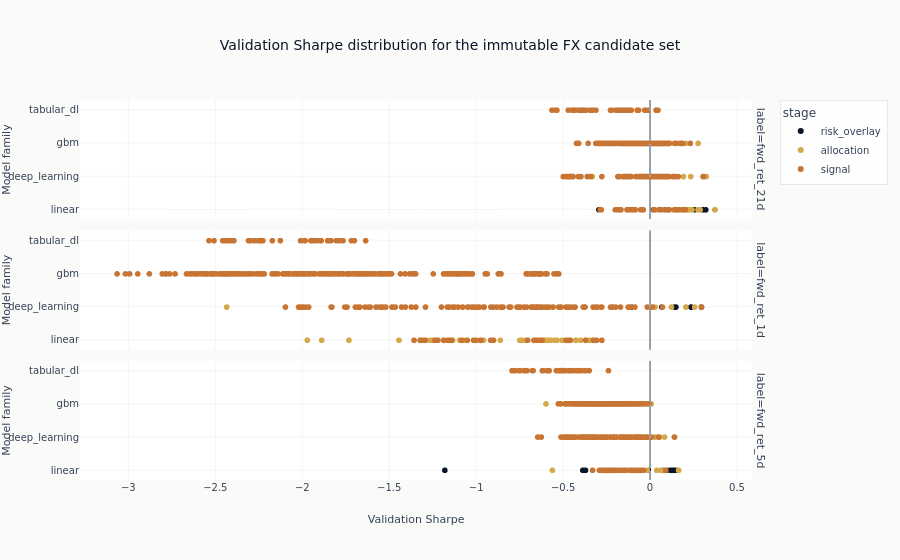

The notebook cell this image was saved under:
### Code cell
candidate_figure = px.scatter(
    candidate_evidence,
    x="sharpe",
    y="family",
    color="stage",
    facet_row="label",
    hover_data=["config_name", "backtest_hash"],
    title="Validation Sharpe distribution for the immutable FX candidate set",
    labels={"sharpe": "Validation Sharpe", "family": "Model family"},
)
candidate_figure.add_vline(x=0, line_dash="dot", line_color=COLORS["recede"])
candidate_figure.show()

### Figure 1 — Plotly figure (JSON) as saved in the notebook; plotly's stock layout.template omitted (floating-point values rounded to 4 significant figures; data arrays with more than 128 entries replaced by an {"elided": "..."} marker saying what was removed)
{"data": [{"customdata": [["lasso_f0.85", "29fde1a598c9"], ["lasso_f0.85", "38b853dd595f"], ["lasso_f0.85", "e24a6f09606b"], ["lasso_f0.85", "5386d02075f3"], ["lasso_f0.85", "fc0a78d6d9a7"], ["lasso_f0.85", "23d465fd57f0"], ["lasso_f0.85", "fdb53d171fd2"], ["lasso_f0.85", "9aa83cb1bb8e"], ["lasso_f0.85", "09c457f25031"], ["lasso_f0.85", "d7146e73203c"], ["lasso_f0.85", "b6ec1ffbc717"], ["lasso_f0.85", "28502c33d989"], ["lasso_f0.85", "6ec0df449483"], ["lasso_f0.85", "412dee6261e7"]], "hovertemplate": "stage=risk_overlay<br>label=fwd_ret_21d<br>Validation Sharpe=%{x}<br>Model family=%{y}<br>config_name=%{customdata[0]}<br>backtest_hash=%{customdata[1]}<extra></extra>", "legendgroup": "risk_overlay", "marker": {"color": "#0a1628", "symbol": "circle"}, "mode": "markers", "name": "risk_overlay", "showlegend": true, "type": "scattergl", "x": [0.3745, 0.3219, 0.3049, 0.2797, 0.2558, 0.2277, 0.2246, 0.1544, 0.1426, 0.1051, 0.09809, 0.08091, 0.02141, -0.2929], "xaxis": "x3", "y": ["linear", "linear", "linear", "linear", "linear", "linear", "linear", "linear", "linear", "linear", "linear", "linear", "linear", "linear"], "yaxis": "y3"}, {"customdata": [["tcn", "7bc34036999f"], ["tcn", "19e7780024b8"], ["tcn", "24084993be90"], ["tcn", "78d4f91db149"], ["tcn", "aac95601018c"], ["tcn", "fc8a7a44d0a8"], ["tcn", "023fe65a029a"], ["tcn", "10657868f90f"], ["tcn", "d77244baec7d"], ["tcn", "41503187ae99"], ["tcn", "548160a29aaa"], ["tcn", "0215e36385ea"], ["tcn", "004715c438b6"], ["tcn", "81588c9e25e7"]], "hovertemplate": "stage=risk_overlay<br>label=fwd_ret_1d<br>Validation Sharpe=%{x}<br>Model family=%{y}<br>config_name=%{customdata[0]}<br>backtest_hash=%{customdata[1]}<extra></extra>", "legendgroup": "risk_overlay", "marker": {"color": "#0a1628", "symbol": "circle"}, "mode": "markers", "name": "risk_overlay", "showlegend": false, "type": "scattergl", "x": [0.2971, 0.2965, 0.2965, 0.2965, 0.2965, 0.2965, 0.2381, 0.2368, 0.15, 0.1427, 0.06873, -0.1063, -0.2151, -0.7563], "xaxis": "x2", "y": ["deep_learning", "deep_learning", "deep_learning", "deep_learning", "deep_learning", "deep_learning", "deep_learning", "deep_learning", "deep_learning", "deep_learning", "deep_learning", "deep_learning", "deep_learning", "deep_learning"], "yaxis": "y2"}, {"customdata": [["enet_f0.85", "f61ff410d932"], ["enet_f0.85", "386be18a5e55"], ["enet_f0.85", "8b2d50d27dec"], ["enet_f0.85", "364e4a0a7d14"], ["enet_f0.85", "0cb27206451a"], ["enet_f0.85", "cd5374a0efee"], ["enet_f0.85", "c5dcaa4cac80"], ["enet_f0.85", "f490b5ae79b1"], ["enet_f0.85", "9d5871b5c76b"], ["enet_f0.85", "bc89f3ff7f9d"], ["enet_f0.85", "08e4f775c582"], ["enet_f0.85", "97df415ada83"], ["enet_f0.85", "85022b1df889"], ["enet_f0.85", "c8b566ad2d51"]], "hovertemplate": "stage=risk_overlay<br>label=fwd_ret_5d<br>Validation Sharpe=%{x}<br>Model family=%{y}<br>config_name=%{customdata[0]}<br>backtest_hash=%{customdata[1]}<extra></extra>", "legendgroup": "risk_overlay", "marker": {"color": "#0a1628", "symbol": "circle"}, "mode": "markers", "name": "risk_overlay", "showlegend": false, "type": "scattergl", "x": [0.1473, 0.1363, 0.1355, 0.1274, 0.1183, 0.09756, 0.08102, 0.07452, -0.00895, -0.1764, -0.2012, -0.37, -0.3855, -1.179], "xaxis": "x", "y": ["linear", "linear", "linear", "linear", "linear", "linear", "linear", "linear", "linear", "linear", "linear", "linear", "linear", "linear"], "yaxis": "y"}, {"customdata": [["lasso_f0.85", "5307a1371d06"], ["tcn", "a8961531650a"], ["tcn", "808668af5306"], ["tcn", "4016363d889b"], ["ridge_a100000.0", "749e8ed4f889"], ["leaves_31_mse", "c998c0ee01e4"], ["lasso_f0.85", "abf14f429e76"], ["enet_f0.85", "da85e96648c6"], ["lasso_f0.35", "71a669219d97"], ["enet_f0.35", "2e79980d11c0"], ["tcn", "73c0cabc8614"], ["lasso_f0.35", "1908711878be"], ["enet_f0.35", "1f939f1ae079"], ["enet_f0.7", "c04faad1db77"], ["lasso_f0.7", "044d65dcfe3f"], ["lasso_f0.7", "1d4dbe021271"], ["enet_f0.7", "84f2508c3669"], ["enet_f0.85", "00db462e3111"], ["lasso_f0.85", "30012ffcbdfe"], ["leaves_31_mse", "faa3c7647cae"], ["ridge_a100000.0", "0e0c5943bbb0"], ["ridge_a100000.0", "3a67d345a7be"], ["enet_f0.85", "6c2ca27970f1"], ["lasso_f0.85", "550fa95f87fb"], ["lasso_f0.85", "38d35c2525de"], ["enet_f0.85", "fa96f77bb23a"], ["nlinear", "0102fc1cf21e"], ["lasso_f0.85", "2d51cbc4d016"], ["enet_f0.85", "bba2a6bf0dd4"], ["enet_f0.35", "0ffed02a9119"], ["enet_f0.85", "47ba715e5011"], ["enet_f0.7", "5933720d7fb2"], ["leaves_31_mse", "ec9fe53ae0b6"], ["lasso_f0.7", "10a9c4286351"], ["enet_f0.35", "1ae255b7aa9c"], ["lasso_f0.35", "2ef789e78477"], ["enet_f0.7", "38cb63c8cd6f"], ["enet_f0.7", "8496284d9e92"], ["ridge_a100000.0", "0b8e167ca4e3"], ["lasso_f0.7", "9f81d40dc25b"], ["lasso_f0.7", "ae4617ff1d0c"], ["enet_f0.35", "8130ddd42561"], ["lasso_f0.35", "f37ca35f19bc"], ["nlinear", "3c8a77425950"], ["ridge_a100000.0", "bab817e42e96"], ["nlinear", "4ef1203e82ac"], ["tcn", "5bea580c7d0f"], ["enet_f0.7", "3525f9740e99"], ["leaves_31_mse", "c503b9e66197"], ["tcn", "0db03eb82a49"], ["nlinear", "46ded4955bd5"], ["lasso_f0.7", "63c7fd886a35"], ["lasso_f0.35", "8cf114279504"], ["leaves_31_mse", "b23e5b847d16"], ["nlinear", "6b972c1ba2ab"], ["ridge_a100000.0", "d93bfe5ff0b9"], ["leaves_31_mse", "e8db85fa5272"], ["lasso_f0.35", "2cc97a707fc1"], ["enet_f0.35", "622a8db31d62"], ["nlinear", "141a1eae1bb6"]], "hovertemplate": "stage=allocation<br>label=fwd_ret_21d<br>Validation Sharpe=%{x}<br>Model family=%{y}<br>config_name=%{customdata[0]}<br>backtest_hash=%{customdata[1]}<extra></extra>", "legendgroup": "allocation", "marker": {"color": "#D4A84B", "symbol": "circle"}, "mode": "markers", "name": "allocation", "showlegend": true, "type": "scattergl", "x": [0.3745, 0.325, 0.3126, 0.3056, 0.2893, 0.2778, 0.2776, 0.2776, 0.2426, 0.2425, 0.235, 0.2265, 0.2262, 0.2251, 0.2191, 0.2166, 0.214, 0.2086, 0.2086, 0.2082, 0.2026, 0.2016, 0.1964, 0.1963, 0.1953, 0.1953, 0.1933, 0.1917, 0.1917, 0.1905, 0.1892, 0.1871, 0.1843, 0.1827, 0.1712, 0.1712, 0.1636, 0.1628, 0.1596, 0.153, 0.1528, 0.1497, 0.1497, 0.1451, 0.1416, 0.1055, 0.09486, 0.09406, 0.09327, 0.08484, 0.08404, 0.07246, 0.0724, 0.05043, 0.03252, -0.08205, -0.08511, -0.0977, -0.0977, -0.3312], "xaxis": "x3", "y": ["linear", "deep_learning", "deep_learning", "deep_learning", "linear", "gbm", "linear", "linear", "linear", "linear", "deep_learning", "linear", "linear", "linear", "linear", "linear", "linear", "linear", "linear", "gbm", "linear", "linear", "linear", "linear", "linear", "linear", "deep_learning", "linear", "linear", "linear", "linear", "linear", "gbm", "linear", "linear", "linear", "linear", "linear", "linear", "linear", "linear", "linear", "linear", "deep_learning", "linear", "deep_learning", "deep_learning", "linear", "gbm", "deep_learning", "deep_learning", "linear", "linear", "gbm", "deep_learning", "linear", "gbm", "linear", "linear", "deep_learning"], "yaxis": "y3"}, {"customdata": [["tcn", "cb95c12b885a"], ["tcn", "d014911b8213"], ["tcn", "6c1d80256813"], ["tcn", "37b5fcdf3120"], ["lasso_f0.85", "6ac79b806edb"], ["enet_f0.85", "1698e63f8753"], ["lasso_f0.85", "df2d9ed22371"], ["enet_f0.85", "7daa516f781f"], ["enet_f0.7", "eaa1236f45b3"], ["lasso_f0.7", "ec5ce2600f8a"], ["enet_f0.85", "3c9488036afa"], ["lasso_f0.85", "9a736e3f9914"], ["lasso_f0.85", "6dba77aa88f9"], ["enet_f0.85", "7ed672278c9b"], ["lasso_f0.7", "3f768fea8850"], ["enet_f0.7", "99a87e61c90b"], ["enet_f0.5", "c1ec4b3a4a2c"], ["lasso_f0.5", "0042d49e1e3c"], ["lasso_f0.7", "288536e272bd"], ["enet_f0.7", "a530607849f8"], ["enet_f0.5", "2f2b98412731"], ["lasso_f0.5", "f17671fa1d0d"], ["enet_f0.7", "5a8e88eb138c"], ["lasso_f0.7", "b5e1f6510ece"], ["tcn", "7fdf051d040d"], ["ridge_a10000000.0", "e786fc70fe47"], ["lasso_f0.35", "ed2f29384554"], ["tcn", "63b861280377"], ["ridge_a10000000.0", "f80b6b1a4339"], ["lasso_f0.5", "343616e579c6"], ["enet_f0.5", "3f06c3b50f6c"], ["lstm_h64", "0355e184e0a3"], ["lasso_f0.35", "698085b7fe33"], ["ridge_a10000000.0", "95a513b4ac16"], ["lstm_h64", "e0aa8c9815c3"], ["lasso_f0.35", "01d4a703ecd9"], ["ridge_a10000000.0", "04c5f8630326"], ["enet_f0.85", "3703e8f57130"], ["lasso_f0.85", "738934a93e23"], ["enet_f0.5", "2791151eabca"], ["lasso_f0.5", "fc92d6cf1d14"], ["lstm_h64", "fd6a46991045"], ["lstm_h64", "9a0aaceba2de"], ["lasso_f0.35", "4cc147d708b1"], ["lasso_f0.85", "2769605baf06"], ["enet_f0.85", "074fe978c886"], ["lstm_h64", "5b437e0c3150"], ["lasso_f0.5", "ebd4d1e81e46"], ["enet_f0.7", "2a2e3838075d"], ["lasso_f0.7", "13648b5495ff"], ["ridge_a10000000.0", "041505ef823c"], ["enet_f0.5", "b6da8e1a74f2"], ["lasso_f0.35", "e9a4061f5c5a"], ["lasso_f0.7", "990b4f7c24a5"], ["enet_f0.7", "f839a3ea1b40"], ["lasso_f0.5", "7739ea42b481"], ["enet_f0.5", "f2aee8dcdeda"], ["ridge_a10000000.0", "3303c7f6d6f4"], ["lasso_f0.35", "bfc815d55f4b"], ["lstm_h64", "e7ae4653f8f2"]], "hovertemplate": "stage=allocation<br>label=fwd_ret_1d<br>Validation Sharpe=%{x}<br>Model family=%{y}<br>config_name=%{customdata[0]}<br>backtest_hash=%{customdata[1]}<extra></extra>", "legendgroup": "allocation", "marker": {"color": "#D4A84B", "symbol": "circle"}, "mode": "markers", "name": "allocation", "showlegend": false, "type": "scattergl", "x": [0.2578, 0.2076, 0.1243, 0.03011, -0.3126, -0.3126, -0.3131, -0.3131, -0.3453, -0.3453, -0.3518, -0.3518, -0.3988, -0.3988, -0.4249, -0.4249, -0.4263, -0.4263, -0.4589, -0.4597, -0.4842, -0.4842, -0.5056, -0.5056, -0.5161, -0.5343, -0.5469, -0.556, -0.5688, -0.5872, -0.5872, -0.5926, -0.5968, -0.6085, -0.6318, -0.7134, -0.7332, -0.7424, -0.7424, -0.7471, -0.7482, -0.7577, -0.7992, -0.86, -0.9561, -1.068, -1.076, -1.095, -1.134, -1.162, -1.249, -1.252, -1.266, -1.443, -1.443, -1.731, -1.731, -1.887, -1.97, -2.434], "xaxis": "x2", "y": ["deep_learning", "deep_learning", "deep_learning", "deep_learning", "linear", "linear", "linear", "linear", "linear", "linear", "linear", "linear", "linear", "linear", "linear", "linear", "linear", "linear", "linear", "linear", "linear", "linear", "linear", "linear", "deep_learning", "linear", "linear", "deep_learning", "linear", "linear", "linear", "deep_learning", "linear", "linear", "deep_learning", "linear", "linear", "linear", "linear", "linear", "linear", "deep_learning", "deep_learning", "linear", "linear", "linear", "deep_learning", "linear", "linear", "linear", "linear", "linear", "linear", "linear", "linear", "linear", "linear", "linear", "linear", "deep_learning"], "yaxis": "y2"}, {"customdata": [["enet_f0.85", "9db870373a0d"], ["lasso_f0.85", "4bef5bf1e053"], ["tcn", "f328521e9ae3"], ["lasso_f0.85", "28a57b71b63d"], ["enet_f0.85", "36d1644f27e6"], ["tcn", "fd767c65c4b9"], ["lasso_f0.85", "eadf9eeca143"], ["enet_f0.85", "f83d6d9f619b"], ["nlinear", "e6c98c6220d6"], ["tcn", "491faf7946ca"], ["lasso_f0.85", "60d40e22b452"], ["enet_f0.85", "e3faca228600"], ["nlinear", "144ea67d45ce"], ["leaves_15_mse", "3b6219e8f0d7"], ["leaves_31_huber", "2cb8d4257c40"], ["leaves_7_mae", "bf8f81447223"], ["nlinear", "a05c600391b2"], ["leaves_15_huber", "7004dfcd9a30"], ["ridge_a100000.0", "b9f48174901d"], ["leaves_7_huber", "1f87dcac58a3"], ["leaves_31_huber", "738f99ad3291"], ["leaves_31_huber", "ca1567a4c723"], ["tcn", "4166a6f31552"], ["leaves_15_mse", "df3dc0337818"], ["leaves_15_mse", "18817daed3df"], ["leaves_31_huber", "28825aa87738"], ["nlinear", "87dbae539241"], ["nlinear", "57666efd8bfb"], ["leaves_31_huber", "b50139a98f23"], ["leaves_7_huber", "6a9a72a63c80"], ["leaves_7_mae", "8e92692c02b0"], ["ridge_a100000.0", "221fc884f783"], ["leaves_7_huber", "a723b3452d58"], ["tcn", "aab78a0f25db"], ["leaves_7_mae", "d5c68e4e0d62"], ["leaves_15_huber", "6e0d654a42b5"], ["leaves_7_huber", "0c9eb83ee528"], ["lasso_f0.85", "3f029f279c80"], ["leaves_7_mae", "e6ac82e739aa"], ["leaves_7_mae", "8b9bc6e6fb10"], ["leaves_7_huber", "de64cafa1361"], ["ridge_a100000.0", "a4b52bccfac2"], ["leaves_15_huber", "54f24765457c"], ["ridge_a100000.0", "a60257729f1c"], ["ridge_a100000.0", "2bf73b086c06"], ["leaves_15_huber", "19e806cb18d2"], ["leaves_15_mse", "b74bdd8f30ea"], ["leaves_15_huber", "bf497dd951dc"], ["lasso_f0.85", "ab2163418b10"], ["enet_f0.85", "d781dd19c900"], ["enet_f0.85", "74f8bf8c7db3"], ["leaves_15_mse", "b4d7ce87b16a"], ["leaves_31_huber", "bbb0a13a39d2"], ["leaves_15_mse", "3ef2bdbede87"], ["nlinear", "ac582ff11321"], ["leaves_7_huber", "a6277d208c25"], ["tcn", "b2e544f49d6f"], ["leaves_15_huber", "e0146a46772e"], ["ridge_a100000.0", "ce07e1ba1448"], ["leaves_7_mae", "ebc92b5168eb"]], "hovertemplate": "stage=allocation<br>label=fwd_ret_5d<br>Validation Sharpe=%{x}<br>Model family=%{y}<br>config_name=%{customdata[0]}<br>backtest_hash=%{customdata[1]}<extra></extra>", "legendgroup": "allocation", "marker": {"color": "#D4A84B", "symbol": "circle"}, "mode": "markers", "name": "allocation", "showlegend": false, "type": "scattergl", "x": [0.1657, 0.1657, 0.1423, 0.08657, 0.08579, 0.08459, 0.0653, 0.0653, 0.05641, 0.05038, 0.0399, 0.0399, 0.02962, 0.008054, 0.002022, -0.009579, -0.0114, -0.01408, -0.01415, -0.01419, -0.01419, -0.01838, -0.02234, -0.02354, -0.02806, -0.03068, -0.041, -0.05618, -0.06099, -0.07327, -0.07385, -0.08798, -0.09, -0.09044, -0.0915, -0.09329, -0.09521, -0.108, -0.112, -0.1133, -0.1231, -0.1247, -0.1366, -0.1513, -0.1676, -0.1839, -0.1886, -0.1993, -0.1999, -0.1999, -0.2768, -0.3014, -0.3476, -0.3828, -0.3832, -0.402, -0.4954, -0.5115, -0.5606, -0.5973], "xaxis": "x", "y": ["linear", "linear", "deep_learning", "linear", "linear", "deep_learning", "linear", "linear", "deep_learning", "deep_learning", "linear", "linear", "deep_learning", "gbm", "gbm", "gbm", "deep_learning", "gbm", "linear", "gbm", "gbm", "gbm", "deep_learning", "gbm", "gbm", "gbm", "deep_learning", "deep_learning", "gbm", "gbm", "gbm", "linear", "gbm", "deep_learning", "gbm", "gbm", "gbm", "linear", "gbm", "gbm", "gbm", "linear", "gbm", "linear", "linear", "gbm", "gbm", "gbm", "linear", "linear", "linear", "gbm", "gbm", "gbm", "deep_learning", "gbm", "deep_learning", "gbm", "linear", "gbm"], "yaxis": "y"}, {"customdata": {"elided": "524x2 str values"}, "hovertemplate": "stage=signal<br>label=fwd_ret_21d<br>Validation Sharpe=%{x}<br>Model family=%{y}<br>config_name=%{customdata[0]}<br>backtest_hash=%{customdata[1]}<extra></extra>", "legendgroup": "signal", "marker": {"color": "#C87533", "symbol": "circle"}, "mode": "markers", "name": "signal", "showlegend": true, "type": "scattergl", "x": {"elided": "524 float values"}, "xaxis": "x3", "y": {"elided": "524 str values"}, "yaxis": "y3"}, {"customdata": {"elided": "524x2 str values"}, "hovertemplate": "stage=signal<br>label=fwd_ret_1d<br>Validation Sharpe=%{x}<br>Model family=%{y}<br>config_name=%{customdata[0]}<br>backtest_hash=%{customdata[1]}<extra></extra>", "legendgroup": "signal", "marker": {"color": "#C87533", "symbol": "circle"}, "mode": "markers", "name": "signal", "showlegend": false, "type": "scattergl", "x": {"elided": "524 float values"}, "xaxis": "x2", "y": {"elided": "524 str values"}, "yaxis": "y2"}, {"customdata": {"elided": "524x2 str values"}, "hovertemplate": "stage=signal<br>label=fwd_ret_5d<br>Validation Sharpe=%{x}<br>Model family=%{y}<br>config_name=%{customdata[0]}<br>backtest_hash=%{customdata[1]}<extra></extra>", "legendgroup": "signal", "marker": {"color": "#C87533", "symbol": "circle"}, "mode": "markers", "name": "signal", "showlegend": false, "type": "scattergl", "x": {"elided": "524 float values"}, "xaxis": "x", "y": {"elided": "524 str values"}, "yaxis": "y"}], "layout": {"annotations": [{"showarrow": false, "text": "label=fwd_ret_5d", "textangle": 90, "x": 0.98, "xanchor": "left", "xref": "paper", "y": 0.1567, "yanchor": "middle", "yref": "paper"}, {"showarrow": false, "text": "label=fwd_ret_1d", "textangle": 90, "x": 0.98, "xanchor": "left", "xref": "paper", "y": 0.5, "yanchor": "middle", "yref": "paper"}, {"showarrow": false, "text": "label=fwd_ret_21d", "textangle": 90, "x": 0.98, "xanchor": "left", "xref": "paper", "y": 0.8433, "yanchor": "middle", "yref": "paper"}], "legend": {"title": {"text": "stage"}, "tracegroupgap": 0}, "shapes": [{"line": {"color": "#94a3b8", "dash": "dot"}, "type": "line", "x0": 0, "x1": 0, "xref": "x", "y0": 0, "y1": 1, "yref": "y domain"}, {"line": {"color": "#94a3b8", "dash": "dot"}, "type": "line", "x0": 0, "x1": 0, "xref": "x2", "y0": 0, "y1": 1, "yref": "y2 domain"}, {"line": {"color": "#94a3b8", "dash": "dot"}, "type": "line", "x0": 0, "x1": 0, "xref": "x3", "y0": 0, "y1": 1, "yref": "y3 domain"}], "title": {"text": "Validation Sharpe distribution for the immutable FX candidate set"}, "xaxis": {"anchor": "y", "domain": [0.0, 0.98], "title": {"text": "Validation Sharpe"}}, "xaxis2": {"anchor": "y2", "domain": [0.0, 0.98], "matches": "x", "showticklabels": false}, "xaxis3": {"anchor": "y3", "domain": [0.0, 0.98], "matches": "x", "showticklabels": false}, "yaxis": {"anchor": "x", "domain": [0.0, 0.3133], "title": {"text": "Model family"}}, "yaxis2": {"anchor": "x2", "domain": [0.3433, 0.6567], "matches": "y", "title": {"text": "Model family"}}, "yaxis3": {"anchor": "x3", "domain": [0.6867, 1.0], "matches": "y", "title": {"text": "Model family"}}}}
